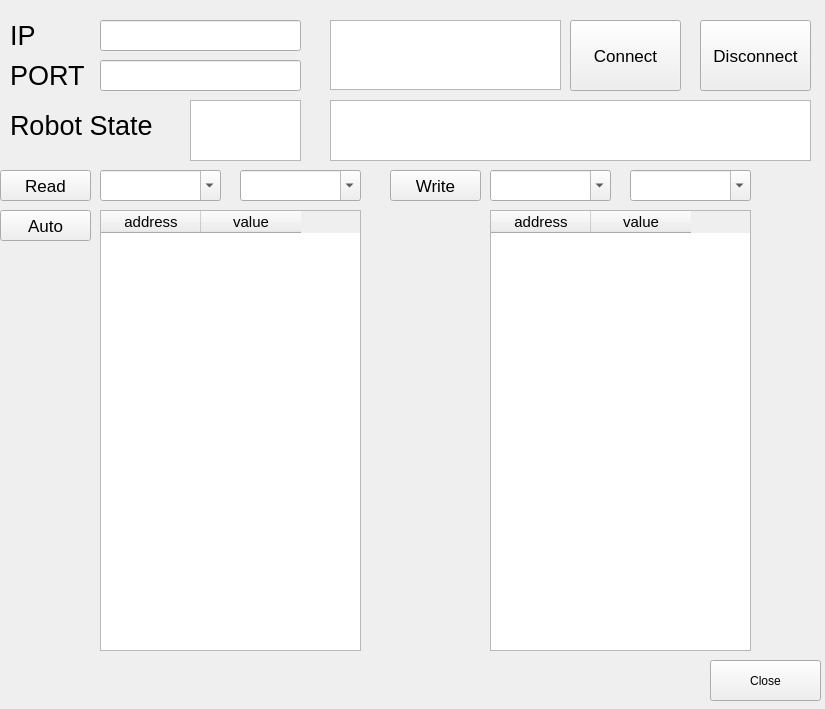
<?xml version="1.0" encoding="UTF-8"?>
<ui version="4.0">
 <class>Form</class>
 <widget class="QWidget" name="Form">
  <property name="geometry">
   <rect>
    <x>0</x>
    <y>0</y>
    <width>825</width>
    <height>709</height>
   </rect>
  </property>
  <property name="palette">
   <palette>
    <active>
     <colorrole role="LinkVisited">
      <brush brushstyle="SolidPattern">
       <color alpha="255">
        <red>85</red>
        <green>255</green>
        <blue>0</blue>
       </color>
      </brush>
     </colorrole>
    </active>
    <inactive>
     <colorrole role="LinkVisited">
      <brush brushstyle="SolidPattern">
       <color alpha="255">
        <red>85</red>
        <green>255</green>
        <blue>0</blue>
       </color>
      </brush>
     </colorrole>
    </inactive>
    <disabled>
     <colorrole role="LinkVisited">
      <brush brushstyle="SolidPattern">
       <color alpha="255">
        <red>85</red>
        <green>255</green>
        <blue>0</blue>
       </color>
      </brush>
     </colorrole>
    </disabled>
   </palette>
  </property>
  <property name="windowTitle">
   <string>Form</string>
  </property>
  <widget class="QPushButton" name="Connect_bt">
   <property name="geometry">
    <rect>
     <x>570</x>
     <y>20</y>
     <width>111</width>
     <height>71</height>
    </rect>
   </property>
   <property name="font">
    <font>
     <pointsize>13</pointsize>
    </font>
   </property>
   <property name="focusPolicy">
    <enum>Qt::StrongFocus</enum>
   </property>
   <property name="text">
    <string>Connect</string>
   </property>
  </widget>
  <widget class="QPushButton" name="Disconnect_bt">
   <property name="geometry">
    <rect>
     <x>700</x>
     <y>20</y>
     <width>111</width>
     <height>71</height>
    </rect>
   </property>
   <property name="palette">
    <palette>
     <active>
      <colorrole role="LinkVisited">
       <brush brushstyle="SolidPattern">
        <color alpha="255">
         <red>255</red>
         <green>0</green>
         <blue>127</blue>
        </color>
       </brush>
      </colorrole>
     </active>
     <inactive>
      <colorrole role="LinkVisited">
       <brush brushstyle="SolidPattern">
        <color alpha="255">
         <red>85</red>
         <green>255</green>
         <blue>0</blue>
        </color>
       </brush>
      </colorrole>
     </inactive>
     <disabled>
      <colorrole role="LinkVisited">
       <brush brushstyle="SolidPattern">
        <color alpha="255">
         <red>85</red>
         <green>255</green>
         <blue>0</blue>
        </color>
       </brush>
      </colorrole>
     </disabled>
    </palette>
   </property>
   <property name="font">
    <font>
     <pointsize>13</pointsize>
    </font>
   </property>
   <property name="focusPolicy">
    <enum>Qt::StrongFocus</enum>
   </property>
   <property name="text">
    <string>Disconnect</string>
   </property>
  </widget>
  <widget class="QLabel" name="label">
   <property name="geometry">
    <rect>
     <x>10</x>
     <y>20</y>
     <width>41</width>
     <height>31</height>
    </rect>
   </property>
   <property name="font">
    <font>
     <pointsize>20</pointsize>
    </font>
   </property>
   <property name="text">
    <string>IP</string>
   </property>
  </widget>
  <widget class="QLabel" name="label_2">
   <property name="geometry">
    <rect>
     <x>10</x>
     <y>60</y>
     <width>81</width>
     <height>31</height>
    </rect>
   </property>
   <property name="font">
    <font>
     <pointsize>20</pointsize>
    </font>
   </property>
   <property name="text">
    <string>PORT</string>
   </property>
  </widget>
  <widget class="QLineEdit" name="IP_Edit">
   <property name="geometry">
    <rect>
     <x>100</x>
     <y>20</y>
     <width>201</width>
     <height>31</height>
    </rect>
   </property>
   <property name="font">
    <font>
     <pointsize>11</pointsize>
    </font>
   </property>
  </widget>
  <widget class="QLineEdit" name="PORT_Edit">
   <property name="geometry">
    <rect>
     <x>100</x>
     <y>60</y>
     <width>201</width>
     <height>31</height>
    </rect>
   </property>
   <property name="font">
    <font>
     <pointsize>11</pointsize>
    </font>
   </property>
  </widget>
  <widget class="QPushButton" name="Close_bt">
   <property name="geometry">
    <rect>
     <x>710</x>
     <y>660</y>
     <width>111</width>
     <height>41</height>
    </rect>
   </property>
   <property name="focusPolicy">
    <enum>Qt::StrongFocus</enum>
   </property>
   <property name="text">
    <string>Close</string>
   </property>
  </widget>
  <widget class="QTextEdit" name="textEdit">
   <property name="geometry">
    <rect>
     <x>330</x>
     <y>20</y>
     <width>231</width>
     <height>70</height>
    </rect>
   </property>
   <property name="font">
    <font>
     <pointsize>20</pointsize>
    </font>
   </property>
   <property name="html">
    <string>&lt;!DOCTYPE HTML PUBLIC &quot;-//W3C//DTD HTML 4.0//EN&quot; &quot;http://www.w3.org/TR/REC-html40/strict.dtd&quot;&gt;
&lt;html&gt;&lt;head&gt;&lt;meta name=&quot;qrichtext&quot; content=&quot;1&quot; /&gt;&lt;style type=&quot;text/css&quot;&gt;
p, li { white-space: pre-wrap; }
&lt;/style&gt;&lt;/head&gt;&lt;body style=&quot; font-family:'Sans Serif'; font-size:20pt; font-weight:400; font-style:normal;&quot;&gt;
&lt;p align=&quot;center&quot; style=&quot;-qt-paragraph-type:empty; margin-top:0px; margin-bottom:0px; margin-left:0px; margin-right:0px; -qt-block-indent:0; text-indent:0px;&quot;&gt;&lt;br /&gt;&lt;/p&gt;&lt;/body&gt;&lt;/html&gt;</string>
   </property>
  </widget>
  <widget class="QComboBox" name="cb_read_start">
   <property name="geometry">
    <rect>
     <x>100</x>
     <y>170</y>
     <width>121</width>
     <height>31</height>
    </rect>
   </property>
   <property name="font">
    <font>
     <pointsize>15</pointsize>
    </font>
   </property>
   <property name="editable">
    <bool>true</bool>
   </property>
   <property name="maxVisibleItems">
    <number>10</number>
   </property>
  </widget>
  <widget class="QComboBox" name="cb_read_end">
   <property name="geometry">
    <rect>
     <x>240</x>
     <y>170</y>
     <width>121</width>
     <height>31</height>
    </rect>
   </property>
   <property name="font">
    <font>
     <pointsize>15</pointsize>
    </font>
   </property>
   <property name="editable">
    <bool>true</bool>
   </property>
  </widget>
  <widget class="QComboBox" name="cb_write_start">
   <property name="geometry">
    <rect>
     <x>490</x>
     <y>170</y>
     <width>121</width>
     <height>31</height>
    </rect>
   </property>
   <property name="font">
    <font>
     <pointsize>15</pointsize>
    </font>
   </property>
   <property name="editable">
    <bool>true</bool>
   </property>
  </widget>
  <widget class="QComboBox" name="cb_write_end">
   <property name="geometry">
    <rect>
     <x>630</x>
     <y>170</y>
     <width>121</width>
     <height>31</height>
    </rect>
   </property>
   <property name="font">
    <font>
     <pointsize>15</pointsize>
    </font>
   </property>
   <property name="editable">
    <bool>true</bool>
   </property>
  </widget>
  <widget class="QPushButton" name="Read_bt">
   <property name="geometry">
    <rect>
     <x>0</x>
     <y>170</y>
     <width>91</width>
     <height>31</height>
    </rect>
   </property>
   <property name="font">
    <font>
     <pointsize>13</pointsize>
    </font>
   </property>
   <property name="focusPolicy">
    <enum>Qt::StrongFocus</enum>
   </property>
   <property name="text">
    <string>Read</string>
   </property>
  </widget>
  <widget class="QPushButton" name="Write_bt">
   <property name="geometry">
    <rect>
     <x>390</x>
     <y>170</y>
     <width>91</width>
     <height>31</height>
    </rect>
   </property>
   <property name="font">
    <font>
     <pointsize>13</pointsize>
    </font>
   </property>
   <property name="focusPolicy">
    <enum>Qt::StrongFocus</enum>
   </property>
   <property name="text">
    <string>Write</string>
   </property>
  </widget>
  <widget class="QTableWidget" name="Read_table">
   <property name="geometry">
    <rect>
     <x>100</x>
     <y>210</y>
     <width>261</width>
     <height>441</height>
    </rect>
   </property>
   <column>
    <property name="text">
     <string>address</string>
    </property>
    <property name="font">
     <font>
      <pointsize>11</pointsize>
     </font>
    </property>
   </column>
   <column>
    <property name="text">
     <string>value</string>
    </property>
    <property name="font">
     <font>
      <pointsize>11</pointsize>
     </font>
    </property>
   </column>
  </widget>
  <widget class="QTableWidget" name="Write_table">
   <property name="geometry">
    <rect>
     <x>490</x>
     <y>210</y>
     <width>261</width>
     <height>441</height>
    </rect>
   </property>
   <column>
    <property name="text">
     <string>address</string>
    </property>
    <property name="font">
     <font>
      <pointsize>11</pointsize>
     </font>
    </property>
   </column>
   <column>
    <property name="text">
     <string>value</string>
    </property>
    <property name="font">
     <font>
      <pointsize>11</pointsize>
     </font>
    </property>
   </column>
  </widget>
  <widget class="QLabel" name="label_3">
   <property name="geometry">
    <rect>
     <x>10</x>
     <y>110</y>
     <width>171</width>
     <height>31</height>
    </rect>
   </property>
   <property name="font">
    <font>
     <pointsize>20</pointsize>
    </font>
   </property>
   <property name="text">
    <string>Robot State</string>
   </property>
  </widget>
  <widget class="QTextEdit" name="Robot_State">
   <property name="geometry">
    <rect>
     <x>190</x>
     <y>100</y>
     <width>111</width>
     <height>61</height>
    </rect>
   </property>
   <property name="font">
    <font>
     <pointsize>16</pointsize>
    </font>
   </property>
  </widget>
  <widget class="QTextEdit" name="Robot_State_label">
   <property name="geometry">
    <rect>
     <x>330</x>
     <y>100</y>
     <width>481</width>
     <height>61</height>
    </rect>
   </property>
   <property name="font">
    <font>
     <pointsize>13</pointsize>
    </font>
   </property>
  </widget>
  <widget class="QPushButton" name="Read_Auto_bt">
   <property name="geometry">
    <rect>
     <x>0</x>
     <y>210</y>
     <width>91</width>
     <height>31</height>
    </rect>
   </property>
   <property name="font">
    <font>
     <pointsize>13</pointsize>
    </font>
   </property>
   <property name="focusPolicy">
    <enum>Qt::StrongFocus</enum>
   </property>
   <property name="text">
    <string>Auto</string>
   </property>
   <property name="checkable">
    <bool>true</bool>
   </property>
   <property name="checked">
    <bool>false</bool>
   </property>
  </widget>
 </widget>
 <resources/>
 <connections/>
</ui>
